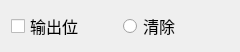
<?xml version="1.0" encoding="UTF-8"?>
<ui version="4.0">
 <class>MV1Set_EleItemWid</class>
 <widget class="QWidget" name="MV1Set_EleItemWid">
  <property name="geometry">
   <rect>
    <x>0</x>
    <y>0</y>
    <width>240</width>
    <height>45</height>
   </rect>
  </property>
  <property name="font">
   <font>
    <family>微软雅黑</family>
    <pointsize>12</pointsize>
   </font>
  </property>
  <property name="windowTitle">
   <string>Form</string>
  </property>
  <layout class="QHBoxLayout" name="horizontalLayout">
   <item>
    <widget class="QCheckBox" name="checkBox">
     <property name="font">
      <font>
       <family>微软雅黑</family>
       <pointsize>12</pointsize>
      </font>
     </property>
     <property name="text">
      <string>输出位</string>
     </property>
    </widget>
   </item>
   <item>
    <widget class="QRadioButton" name="cleanRadio">
     <property name="font">
      <font>
       <family>微软雅黑</family>
       <pointsize>12</pointsize>
      </font>
     </property>
     <property name="text">
      <string>清除</string>
     </property>
    </widget>
   </item>
  </layout>
 </widget>
 <resources/>
 <connections/>
</ui>
